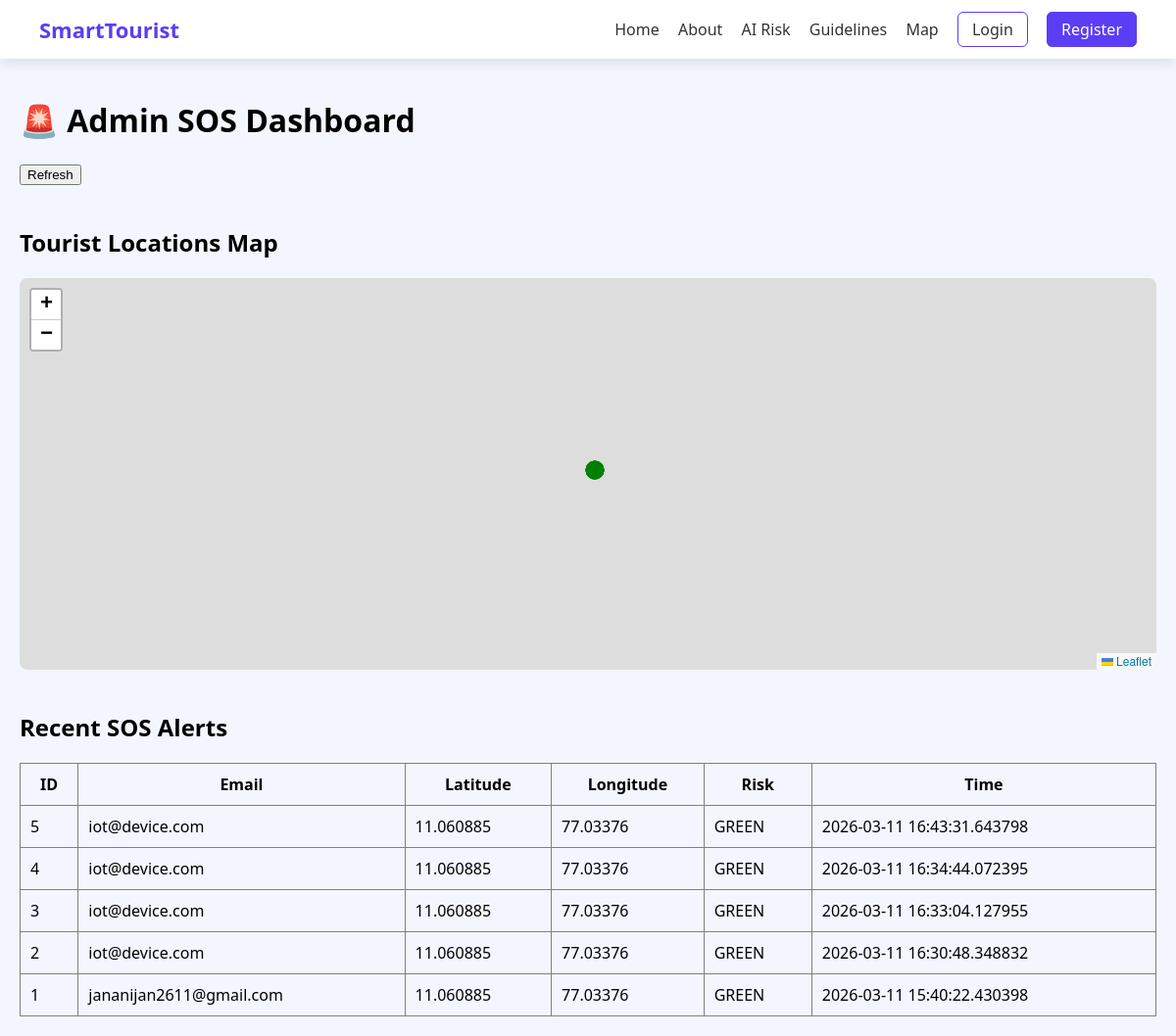
Page /admin/sos (signed in) on the committed database.
### backend/models.py (models this page shows)
class SOS(db.Model):
    id = db.Column(db.Integer, primary_key=True)
    user_email = db.Column(db.String(120), nullable=False)
    latitude = db.Column(db.Float, nullable=False)
    longitude = db.Column(db.Float, nullable=False)
    risk_level = db.Column(db.String(20))
    message = db.Column(db.String(255))
    block_hash = db.Column(db.String(64))
    timestamp = db.Column(db.DateTime, default=datetime.utcnow)

### backend/app.py (the view)
@app.route("/admin/sos")
def admin_sos():
    if session.get("role") != "admin":
        abort(403)
    sos_list = SOS.query.order_by(SOS.timestamp.desc()).all()
    return render_template("admin_sos.html", sos_list=sos_list)

### frontend/templates/admin_sos.html (shortened to what this page needs)
{% extends "base.html" %}
{% block content %}
<link rel="stylesheet" href="https://unpkg.com/leaflet@1.9.4/dist/leaflet.css"/>
<div style="padding:20px;max-width:1200px;margin:auto;">
<h1>🚨 Admin SOS Dashboard</h1>
<button onclick="refreshPage()">Refresh</button>
<br><br>
<h2>Tourist Locations Map</h2>
<div id="map" style="height:400px;border-radius:8px;"></div>
<br>
<h2>Recent SOS Alerts</h2>
<table border="1" cellpadding="10" style="width:100%;border-collapse:collapse;">
<thead>
<tr>
<th>ID</th>
<th>Email</th>
<th>Latitude</th>
<th>Longitude</th>
<th>Risk</th>
<th>Time</th>
</tr>
</thead>
<tbody>
{% for sos in sos_list %}
<tr>
<td>{{ sos.id }}</td>
<td>{{ sos.user_email }}</td>
<td>{{ sos.latitude }}</td>
<td>{{ sos.longitude }}</td>
<td>{{ sos.risk_level }}</td>
<td>{{ sos.timestamp }}</td>
</tr>
{% endfor %}
</tbody>
</table>
</div>
{% endblock %}

### frontend/templates/base.html (shortened to what this page needs)
<!DOCTYPE html>
<html lang="en">
<head>
    <link rel="stylesheet" href="{{ url_for('static', filename='css/style.css') }}">
</head>
<body>
<nav class="navbar">
    <div class="logo">SmartTourist</div>
    <div class="nav-links">
        <a href="/">Home</a>
        <a href="/about">About</a>
        <a href="/risk">AI Risk</a>
        <a href="/guidelines">Guidelines</a>
        <a href="{{ url_for('sos_page') }}">Map</a>
        <a href="/login" class="btn-nav">Login</a>
        <a href="/register" class="btn-nav primary">Register</a>
    </div>
</nav>
{% block content %}{% endblock %}
</body>
</html>

### frontend/static/css/style.css (style rules this page uses)
body { margin: 0; font-family: 'Segoe UI', sans-serif; background: #f4f6ff; }
.navbar { display: flex; justify-content: space-between; align-items: center; padding: 15px 40px; background: white; box-shadow: 0 4px 12px rgba(0,0,0,0.1); }
.logo { font-size: 22px; font-weight: bold; color: #5b3df5; }
.nav-links a { margin-left: 15px; text-decoration: none; color: #333; font-weight: 500; }
.btn-nav { padding: 6px 14px; border: 1px solid #5b3df5; border-radius: 6px; }
.btn-nav.primary { background: #5b3df5; color: white; }

### rows in the picture
SOS: id "5", user_email "iot@device.com", latitude "11.060885", longitude "77.03376", risk_level "GREEN", timestamp "2026-03-11 16:43:31.643798"
SOS: id "4", user_email "iot@device.com", latitude "11.060885", longitude "77.03376", risk_level "GREEN", timestamp "2026-03-11 16:34:44.072395"
SOS: id "3", user_email "iot@device.com", latitude "11.060885", longitude "77.03376", risk_level "GREEN", timestamp "2026-03-11 16:33:04.127955"
SOS: id "2", user_email "iot@device.com", latitude "11.060885", longitude "77.03376", risk_level "GREEN", timestamp "2026-03-11 16:30:48.348832"
SOS: id "1", user_email "jananijan2611@gmail.com", latitude "11.060885", longitude "77.03376", risk_level "GREEN", timestamp "2026-03-11 15:40:22.430398"
